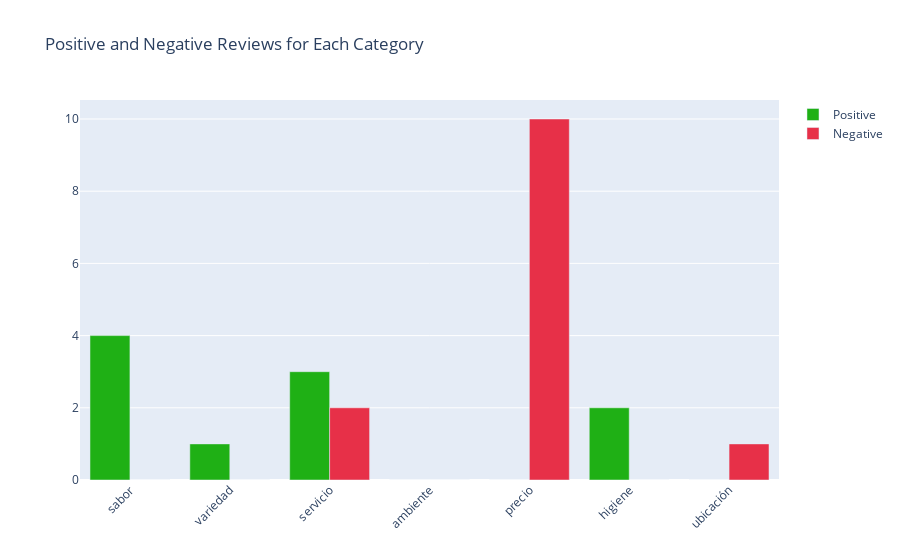

Write notebook code for a chart like this one.
### Code cell
#Funcion para plotear opiniones positivas y negativas en las 7 metricas definidas
def plot_reviews(place_id, counts):
    # Tomamos la id del lugar del output de la funcion previa
    place_counts = counts[place_id]

    # Separamos las cuentas de opiniones positivas y negativas
    positive_counts = {keyword: count['positive'] for keyword, count in place_counts.items() if isinstance(count, dict)}
    negative_counts = {keyword: count['negative'] for keyword, count in place_counts.items() if isinstance(count, dict)}

    # Histograma :)
    fig = go.Figure()
    fig.add_trace(go.Bar(x=list(positive_counts.keys()), y=list(positive_counts.values()), name='Positive', marker_color='#1FB015'))
    fig.add_trace(go.Bar(x=list(negative_counts.keys()), y=list(negative_counts.values()), name='Negative', marker_color='#E73048'))
    fig.update_layout(barmode='group', xaxis_tickangle=-45, title_text='Positive and Negative Reviews for Each Category')
    fig.show()

## Ejemplo
plot_reviews('ChIJa1lZNZ__0YURjDHz4gNWVQc', keyword_rating_detail_and_sentiment_counts)

### Figure 1 — Plotly figure (JSON) as saved in the notebook; plotly's stock layout.template omitted (floating-point values rounded to 4 significant figures)
{"data": [{"marker": {"color": "#1FB015"}, "name": "Positive", "type": "bar", "x": ["sabor", "variedad", "servicio", "ambiente", "precio", "higiene", "ubicación"], "y": [4, 1, 3, 0, 0, 2, 0]}, {"marker": {"color": "#E73048"}, "name": "Negative", "type": "bar", "x": ["sabor", "variedad", "servicio", "ambiente", "precio", "higiene", "ubicación"], "y": [0, 0, 2, 0, 10, 0, 1]}], "layout": {"autosize": true, "barmode": "group", "title": {"text": "Positive and Negative Reviews for Each Category"}, "xaxis": {"autorange": true, "range": [-0.5, 6.5], "tickangle": -45, "type": "category"}, "yaxis": {"autorange": true, "range": [0, 10.53], "type": "linear"}}}
